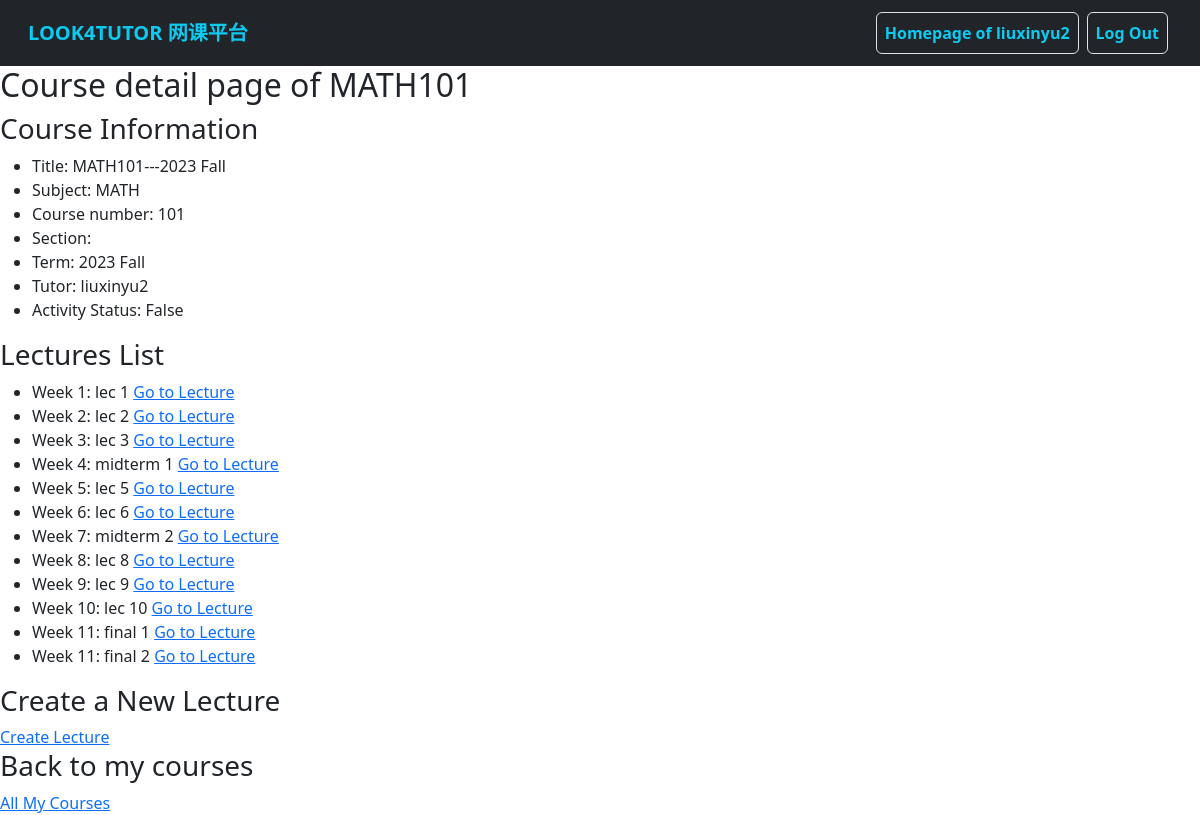
The page /tutors/tutor_course_detail/5 (signed in) on the database its author committed.
### users/models.py (models this page shows)
class MyUser(AbstractUser):
    wechat_id = models.CharField(
        max_length=20,
        blank=False,
        unique=True,
        verbose_name='Wechat ID',
        help_text="Your Wechat/Weixin ID used to contact Look4Tutor service",
    )
    is_tutor = models.BooleanField(
        default=False,
        verbose_name='Tutor',
        help_text="Designates whether the user is a tutor",
    )
    nickname = models.CharField(
        max_length=50,
        blank=True,
        verbose_name='Nickname',
        help_text="Nickname used by Look4Tutor",
    )
    label = models.CharField(
        max_length=200,
        blank=True,
        verbose_name='Label',
        help_text="Label added by administration"
    )
    comment = models.TextField(
        max_length=300,
        blank=True,
        verbose_name='Comment',
        help_text="Comment on user"
    )

### courses/models.py (models this page shows, shortened)
class Course(models.Model):
    SUBJECT_CHOICES = [
        ('APBI', 'APBI'),
        ('APSC', 'APSC'),
        ('BIOL', 'BIOL'),
        ('CHEM', 'CHEM'),
        ('COMM', 'COMM'),
        ('COMR', 'COMR'),
        ('CPEN', 'CPEN'),
        ('CPSC', 'CPSC'),
        ('DCSI', 'DCSI'),
        ('ECON', 'ECON'),
        ('ELEC', 'ELEC'),
        ('EOSC', 'EOSC'),
        ('MATH', 'MATH'),
        ('MFRE', 'MFRE'),
        ('PHIL', 'PHIL'),
        ('PHYS', 'PHYS'),
        ('PSYC', 'PSYC'),
        ('SCIE', 'SCIE'),
        ('STAT', 'STAT'),
        ('VANT', 'VANT'),
        ('WRDS', 'WRDS'),
    ]
    subject = models.CharField(
        max_length=4,
        choices=SUBJECT_CHOICES,
        help_text="Subject code, e.g. ECON.",
        blank=False,
        verbose_name='Subject'
    )
    course_number = models.CharField(
        max_length=3,
        help_text="3-digits course number, e.g. 101.",
        blank=False,
        verbose_name='Course Number'
    )
    section = models.CharField(
        max_length=20,
        help_text="Section number, e.g. 202 or professor name. <strong>Leave it blank</strong> if there is only one section.",
        blank=True,
        verbose_name='Section'
    )
    term = models.ForeignKey(
        Term,
        models.SET_NULL,
        blank=True,
        null=True,
        verbose_name='Term'
    )
    tutor = models.ForeignKey(
        MyUser,
        models.SET_NULL,
        limit_choices_to={'is_tutor': True},
        blank=True,
        null=True,
        verbose_name='Tutor'
    )
    def is_active(self) -> bool:
        return datetime.today().date() >= self.term.start_date and datetime.today().date() <= self.term.end_date
    def get_short_title(self):
        return self.subject + self.course_number + self.section
    def get_long_title(self):
        return self.subject + self.course_number + self.section + "---" + self.term.__str__()

class Term(models.Model):
    SEASON_CHOICES = [
        ('Fall', 'Fall'),
        ('Spring', 'Spring'),
        ('Summer_1', 'Summer_1'),
        ('Summer_2', 'Summer_2')
    ]
    year = models.CharField(
        max_length=4,
        help_text="Year of the term, e.g. 2023",
        blank=False,
        verbose_name='Year'
    )
    season = models.CharField(
        max_length=8,
        choices=SEASON_CHOICES,
        help_text="Season of the term, e.g. Fall.",
        blank=False,
        verbose_name='Season'
    )
    start_date = models.DateField(
        help_text="Start date of the term.",
        verbose_name='Start Date'
    )
    end_date = models.DateField(
        help_text="End date of the term.",
        verbose_name='End Date'
    )
    def __str__(self):
        return self.year + " " + self.season.capitalize()

class Lecture(models.Model):
    course = models.ForeignKey(
        Course,
        on_delete=models.CASCADE,
        help_text="Select the course.",
        verbose_name='Course'
    )
    title = models.CharField(
        max_length=300,
        default='',
        help_text='Enter the title of the lecture, e.g. Math101 Lecture 1.',
        verbose_name='Title'
    )
    week = models.PositiveIntegerField(
        blank=False,
        help_text='Enter the week number.',
        verbose_name='Week No.'
    )
    syllabus = models.TextField(
        blank=True,
        help_text="A short syllabus of this lecture."
    )
    is_midterm = models.BooleanField(
        default=False,
        help_text="Is this a midterm review lecture? (是否为期中冲刺)",
        verbose_name='Midterm Review?'
    )
    is_final = models.BooleanField(
        default=False,
        help_text="Is this a final review lecture? (是否为期末冲刺)",
        verbose_name="Final Review?"
    )
    is_public = models.BooleanField(
        default=False,
        help_text="Is this a free sample lecture? (是否为试听课)"
    )
    created_at = models.DateTimeField(
        auto_now_add=True,
        verbose_name='Create Time'
    )
    updated_at = models.DateTimeField(
        auto_now=True,
        verbose_name='Update Time'
    )

### tutors/views.py (the view)
# urls.py: path('tutor_course_detail/<int:course_id>', TutorCourseDetail.as_view(), name='tutor_course_detail'),
class TutorCourseDetail(DetailView):
    model = Course
    pk_url_kwarg = 'course_id'
    template_name = 'tutors/tutor_course_detail.html'
    def get_queryset(self):
        return Course.objects.filter(tutor=self.request.user)

### templates/tutors/tutor_course_detail.html
{% extends 'base.html' %} {% block content %}
<h2>Course detail page of {{ course.get_short_title }}</h2>
<div>
  <h3>Course Information</h3>
  <ul>
    <li>Title: {{ course.get_long_title }}</li>
    <li>Subject: {{ course.subject }}</li>
    <li>Course number: {{ course.course_number }}</li>
    <li>Section: {{ course.section }}</li>
    <li>Term: {{ course.term }}</li>
    <li>Tutor: {{ course.tutor }}</li>
    <li>Activity Status: {{ course.is_active }}</li>
  </ul>
</div>
<div>
  <h3>Lectures List</h3>
  <ul>
    {% for lecture in course.lecture_set.all|dictsort:"week" %}
    <li>
      Week {{ lecture.week }}: {{ lecture.title }}
      <a href="{% url 'tutor_lecture_detail' lecture.id %}">Go to Lecture</a>
    </li>
    {% endfor%}
  </ul>
</div>
<div>
  <h3>Create a New Lecture</h3>
  <a href="{% url 'tutor_create_lecture' course.id %}">Create Lecture</a>
</div>
<div>
  <h3>Back to my courses</h3>
  <a href="{% url 'tutor_course_list' %}">All My Courses</a>
</div>
{% endblock %}

### templates/base.html (shortened to what this page needs)
<!DOCTYPE html>
<html lang="en">
  <head>
    <link
      href="https://cdn.jsdelivr.net/npm/bootstrap@5.3.0-alpha3/dist/css/bootstrap.min.css"
      rel="stylesheet"
    />
  </head>
  <body>
    <nav class="navbar navbar-expand-lg bg-dark">
      <div class="container-fluid ms-3 me-3">
        <a class="navbar-brand text-info fw-bold" href="{% url 'index' %}"
          >LOOK4TUTOR 网课平台</a
        >
        <div class="collapse navbar-collapse" id="navbarSupportedContent">
          <ul class="navbar-nav ms-auto mb-2 mb-lg-0">
            {% if user.is_authenticated %}
            <li class="nav-item">
              <a
                class="nav-link text-info fw-semibold m-1 border btn btn-outline-light"
                href="{% url 'user_home' %}"
                >Homepage of {{ user.username }}</a
              >
            </li>
            <li class="nav-item">
              <a
                class="nav-link text-info fw-semibold m-1 border btn btn-outline-light"
                href="{% url 'logout' %}"
                >Log Out</a
              >
            </li>
            {% endif %}
          </ul>
        </div>
      </div>
    </nav>
    <div>{% block content %} {% endblock %}</div>
  </body>
</html>

### rows shown on the page
MyUser: username "liuxinyu2"
Course: get_short_title "MATH101", get_long_title "MATH101---2023 Fall", subject "MATH", course_number "101", term "2023 Fall", tutor "liuxinyu2", is_active "False"
Lecture: week "1", title "lec 1"
Lecture: week "2", title "lec 2"
Lecture: week "3", title "lec 3"
Lecture: week "4", title "midterm 1"
Lecture: week "5", title "lec 5"
Lecture: week "6", title "lec 6"
Lecture: week "7", title "midterm 2"
Lecture: week "8", title "lec 8"
Lecture: week "9", title "lec 9"
Lecture: week "10", title "lec 10"
Lecture: week "11", title "final 1"
Lecture: week "11", title "final 2"
